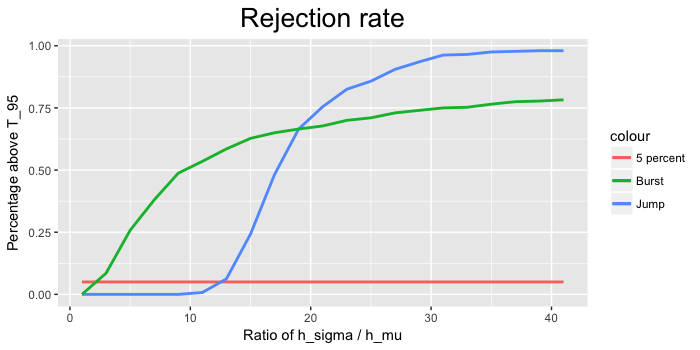

R code for this plot:
set.seed(100)
library(ggplot2)
library(latex2exp)
setwd(Sys.getenv("masters-thesis"))
source("Simulation/Heston.R")
source("Simulation/Bursts.R")
source("Simulation/Jumps.R")
source("Estimation/pre-average.R")
source("Estimation/estimates.R")
source("Estimation/gumbel.R")
p0 <- Sys.time()

#I cheat with 5 things in this temporary study:
#1) Lag is only 10
#2) I don't evaluate max(T) in every point but only T at jump and drift time.
#3) I evaluate it against Gumbel and not AR(1) (simply because this hasn't been coded yet)
#4) I don't rescale the beginning (simply because this hasn't been coded yet)
#5) I only have 100 paths instead of 1000

#With all the cheat above it only takes a minute
#Without cheating it takes weeks.
#I don't think any of the above should change the results significantly.


#################### PARAMETERS ####################
omega2 <- 2.64*10^(-10)
omega <- sqrt(omega2)
K2 <- 0.5 #K2
n <- 23400
mat <- 6.5/(24*7*52)
dt <- mat/n
Npaths <- 100 #Temporary. Should be 1000
sigma2 <- 0.0457
sigma <- sqrt(sigma2)
lag <- 10 #Temporary. Should be 100
(noise_ratio <- omega/(sqrt(dt)*sigma)) #10.66
h_mu <- 5 / (60*24*7*52) #5min bandwidth of drift-estimator
#T_interval <- 5 / (60*60*24*7*52) #5sec between T_calculations
T_interval <- 1 / (60*24*7*52) #1min between T_calculations
threshold <- q95(mat/T_interval)
#threshold <- qnorm(0.975)

#The ratio parameters
ratio_list <- seq(1,41,by = 2)

#Burst settings1
alpha_large <- 0.8
beta_large <- 0.1

#Burst settings2
alpha_small <- 0.55
beta_small <- 0.45

#Constants for bursts
c_1_func <- function(alpha) {(1-alpha)*0.005/(10/(60*24*7*52))^(1-alpha)}
c_2_func <- function(beta) {sqrt((1-2*beta)*0.001^2/(10/(60*24*7*52))^(1-2*beta))}

#Because of lack of memory, it is done in loops
n_loops <- floor(Npaths/100) #100 paths in every loop
#n_loops <- floor(Npaths/8) #10 loops with 8 in every

#Initialize lists to hold final values
jump <- matrix(nrow = n_loops, ncol = length(ratio_list))
small_burst <- jump
large_burst <- jump

rejection_list <- list(jump,small_burst,large_burst)


#################### LOOP OVER N ####################
for (memory in 1:n_loops) {
  #memory <- 1
  temp_paths <- Npaths / n_loops
  
  #The index where i calculate the T's
  desired_index <- n/2
  
  ### Simulations
  settings <- sim.setup(mat=mat, Npath = Npaths, Nsteps = n, omega = omega) #6.5 hours
  
  #Heston
  Heston <- sim.heston(settings)
  #Large bursts
  Heston_vb <- sim.addvb(Heston,burst_time = 0.5, interval_length = 0.05, c_2 = c_2_func(beta_large), beta = beta_large)
  Heston_large_vbdb <- sim.adddb(Heston_vb, burst_time=0.5,interval_length=0.05, c_1 = c_1_func(alpha_large), alpha = alpha_large)
  #Small burst
  Heston_vb <- sim.addvb(Heston,burst_time = 0.5, interval_length = 0.05, c_2 = c_2_func(beta_large), beta = beta_large)
  Heston_small_vbdb <- sim.adddb(Heston_vb, burst_time=0.5,interval_length=0.05, c_1 = c_1_func(alpha_large), alpha = alpha_large)
  
  #Jump
  Heston_jump <- sim.addjump(Heston, burst_time = 0.5, interval_length = 0.05, c_1 = c_1_func(alpha_small), alpha = alpha_small) #Same jump independent of alpha_small or alpha_large

  
  #List of all paths
  all_paths <- list(Heston_jump, Heston_small_vbdb, Heston_large_vbdb) #Should be same order as rejection_list

  #Calculate T for every path
  for (j in 1:length(all_paths)) {
    #j <- 1
    path <- all_paths[[j]]
    
    #Transform Y to dY in path$Y
    path$Y <- t(diff(t(as.matrix(path$Y))))
    
    #Extract the relevant part
    path$Y <- path$Y[,1:desired_index]
    path$time <- path$time[1:desired_index]
    path$X <- NULL
    path$vol <- NULL
    
    ######## CALCULATE T estimator ##########
    for (ratio_index in 1:length(ratio_list)) {
      #ratio_index <- 1
      #ratio_index <- length(ratio_list)
      p0 <- Sys.time()
      print(paste0("memory = ",memory, ", path = ",j, ", ratio_index = ", ratio_index, sep = ""))
      
      mu_hat <- est.mu.mat(data = path, hd = h_mu,t.index = desired_index)$mu
      sigma_hat2 <- est.sigma.mat(data = path, hv = h_mu*ratio_list[ratio_index],t.index = desired_index,lag = lag)$sig
      T_hat <- abs(sqrt(h_mu)*mu_hat/sqrt(sigma_hat2))
      
      rejection_list[[j]][memory,ratio_index] <- sum((T_hat > threshold)) / length(T_hat) #Save rejection percentage
      print((Sys.time()-p0)*length(ratio_list)*length(all_paths)*n_loops)
    }
  }
}

#Save mean(T_above_percentage)
rejection_mean <- list()
for (i in 1:length(rejection_list)) {rejection_mean[[i]] <- numeric(length = length(ratio_list))}

for (hd in 1:length(ratio_list)) {
  for (x in 1:length(rejection_list)){
    rejection_mean[[x]][hd] <- mean(rejection_list[[x]][,hd])
  }
}

#################### PLOT THE PERCENTAGE ABOVE ####################
data <- data.frame(hd = ratio_list, 
                   target = (1:length(ratio_list)*0)+0.05, 
                   jump = rejection_mean[[1]],
                   small_burst = rejection_mean[[2]],
                   large_burst = rejection_mean[[3]])

ggplot() +
  geom_line(data=data, aes(x=hd, y=target, col = "5 percent"), size = 1) +
  geom_line(data=data, aes(x=hd, y=jump, col = "Jump"), size = 1) +
  geom_line(data=data, aes(x=hd, y=small_burst, col = "Burst"), size = 1) +
  #geom_line(data=data, aes(x=hd, y=large_burst, col = "Large burst"), size = 1) +
  xlab("Ratio of h_sigma / h_mu") + ylab("Percentage above T_95") +
  ggtitle("Rejection rate") +
  theme(plot.title = element_text(hjust = 0.5, size = 20))

### Save data

print(Sys.time()-p0)
